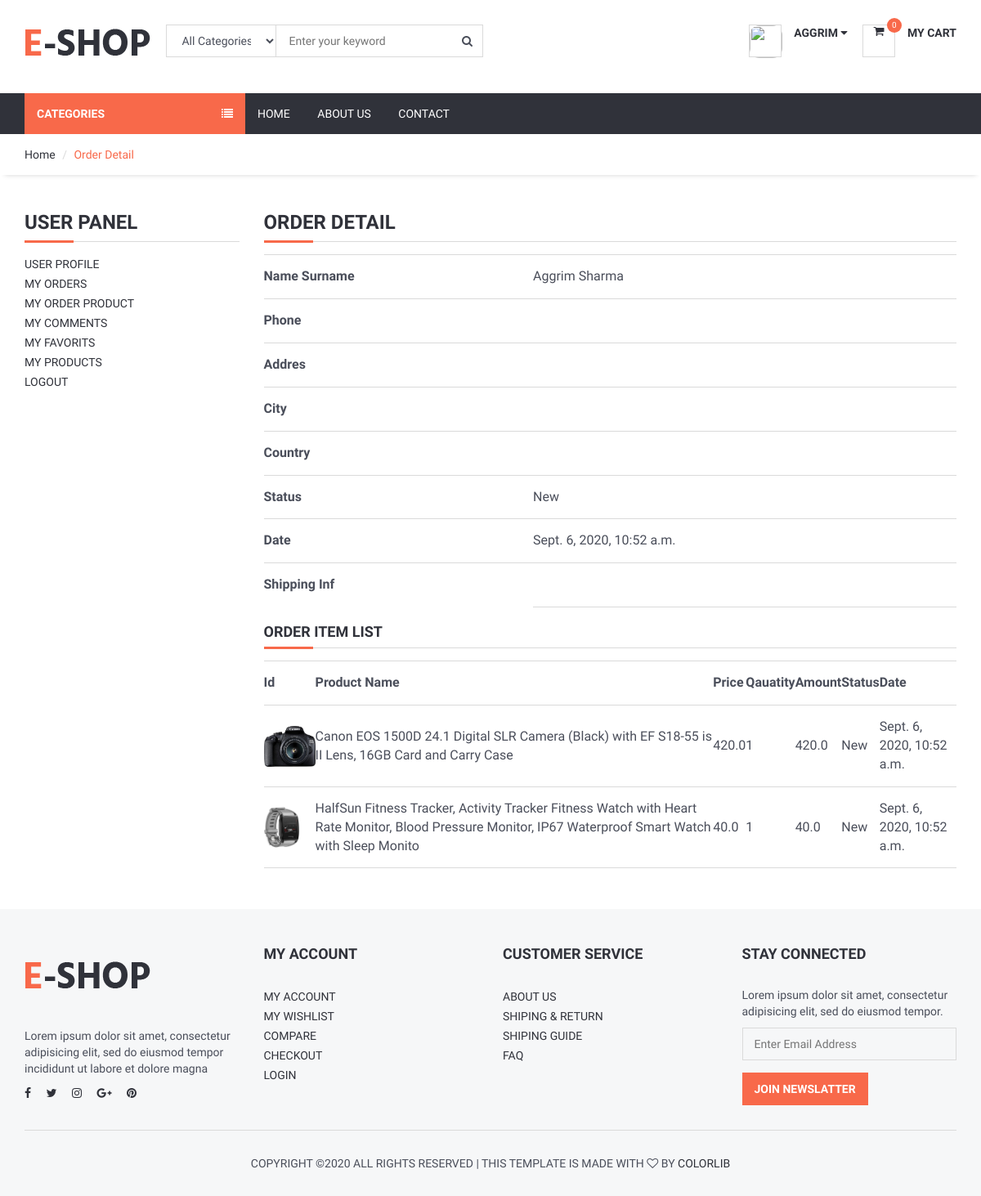
Page /user/orderdetail/1 (signed in) on the committed database.
### order/models.py (models this page shows, shortened)
class Order(models.Model):
    STATUS = (
        ('New', 'New'),
        ('Accepted', 'Accepted'),
        ('Preaparing', 'Preaparing'),
        ('OnShipping', 'OnShipping'),
        ('Completed', 'Completed'),
        ('Canceled', 'Canceled'),
    )
    user = models.ForeignKey(User, on_delete=models.SET_NULL, null=True)
    code = models.CharField(max_length=5, editable=False )
    first_name = models.CharField(max_length=10)
    last_name = models.CharField(max_length=10)
    phone = models.CharField(blank=True, max_length=20)
    address = models.CharField(blank=True, max_length=150)
    city = models.CharField(blank=True, max_length=20)
    country = models.CharField(blank=True, max_length=20)
    total = models.FloatField()
    status = models.CharField(max_length=10, choices=STATUS, default='New')
    ip = models.CharField(blank=True, max_length=20)
    adminnote = models.CharField(blank=True, max_length=100)
    create_at = models.DateTimeField(auto_now_add=True)
    update_at = models.DateTimeField(auto_now=True)

class OrderProduct(models.Model):
    STATUS = (
        ('New', 'New'),
        ('Accepted', 'Accepted'),
        ('Canceled', 'Canceled'),
    )
    order = models.ForeignKey(Order, on_delete=models.CASCADE)
    user = models.ForeignKey(User, on_delete=models.CASCADE)
    product = models.ForeignKey(Product, on_delete=models.CASCADE)
    variant = models.ForeignKey(Variants, on_delete=models.SET_NULL, blank=True, null=True)
    quantity = models.IntegerField()
    price = models.FloatField()
    amount = models.FloatField()
    status = models.CharField(max_length=10, choices=STATUS, default='New')
    create_at = models.DateTimeField(auto_now_add=True)
    update_at = models.DateTimeField(auto_now=True)

### product/models.py (models this page shows, shortened)
class Product(models.Model):
    STATUS = (
        ('True', 'True'),
        ('False', 'False'),
    )
    VARIANTS = (
        ('None', 'None'),
        ('Size', 'Size'),
        ('Color', 'Color'),
        ('Size-Color', 'Size-Color'),
    )
    category = models.ForeignKey(Category, on_delete=models.CASCADE)
    title = models.CharField(max_length=150)
    keywords = models.CharField(max_length=255)
    description = models.TextField(max_length=255)
    image = models.ImageField(upload_to='images/', null=False)
    price = models.DecimalField(max_digits=12, decimal_places=2, default=0)
    amount = models.IntegerField(default=0)
    minamount = models.IntegerField(default=3)
    variant = models.CharField(max_length=10, choices=VARIANTS, default='None')
    detail = RichTextUploadingField()
    slug = models.SlugField(null=False, unique=True)
    status = models.CharField(max_length=10, choices=STATUS)
    create_at = models.DateTimeField(auto_now_add=True)
    update_at = models.DateTimeField(auto_now=True)

### user/views.py (the view)
# urls.py: path('orderdetail/<int:id>', views.user_orderdetail, name='user_orderdetail'),
@login_required(login_url='/login')
def user_orderdetail(request,id):
    current_user = request.user
    order = Order.objects.get(user_id=current_user.id, id=id)
    orderitems = OrderProduct.objects.filter(order_id=id)
    context = {
        'order': order,
        'orderitems': orderitems,
    }
    return render(request, 'user_order_detail.html', context)

### home/templatetags/myapptags.py (called while the page is built)
@register.simple_tag
def shopcartcount(userid):
    count = ShopCart.objects.filter(user_id=userid).count()
    return count

### user/templates/user_order_detail.html (shortened to what this page needs)
{% extends 'homebase.html' %}
{% block sidebar %} {% include 'sidebar.html' %} {% endblock %}
{% block body %}
    <div id="breadcrumb">
        <div class="container">
            <ul class="breadcrumb">
                <li><a href="/">Home</a></li>
                <li class="active">Order Detail</li>
            </ul>
        </div>
    </div>
    <div class="section">
        <div class="container">
            <div class="row">
                <div class="col-md-3">
                    {% include "user_panel.html" %}
                </div>
                <div class="col-md-9">
                    <div class="order-summary clearfix">
                        <div class="section-title">
                            <h3 class="title">Order Detail</h3>
                        </div>
                        <table class="shopping-cart-table table">
                            <tr>
                                <th class="text-left">Name Surname</th>
                                <td class="text-left">{{ order.first_name}} {{ order.last_name }} </td>
                            </tr>
                            <tr>
                                <th class="text-left">Phone</th>
                                <td class="text-left">{{ order.phone}}</td>
                            </tr>
                            <tr>
                                <th class="text-left">Addres</th>
                                <td class="text-left">{{ order.address}}</td>
                            </tr>
                            <tr>
                                <th class="text-left">City</th>
                                <td class="text-left">{{ order.city}}</td>
                            </tr>
                            <tr>
                                <th class="text-left">Country</th>
                                <td class="text-left">{{ order.country}}</td>
                            </tr>
                            <tr>
                                <th class="text-left">Status</th>
                                <td class="text-left">{{ order.status}}</td>
                            </tr>
                            <tr>
                                <th class="text-left">Date</th>
                                <td class="text-left">{{ order.create_at}}</td>
                            </tr>
                            <th class="text-left">Shipping Inf</th>
                            <td class="text-left">{{ order.adminnote}}</td>
                        </table>
                        <div class="section-title">
                            <h4 class="title">Order Item List</h4>
                        </div>
                        <table class="shopping-cart-table table">
                            <tr>
                                <th class="text-left">Id </th>
                                <th class="text-left">Product Name </th>
                                <th class="text-left">Price </th>
                                <th class="text-left">Qauatity </th>
                                <th class="text-left">Amount </th>
                                <th class="text-left">Status </th>
                                <th class="text-left">Date </th>
                            </tr>
                            {% for rs in orderitems %}
                                <tr>
                                    <td class="text-left">
                                        <a href="/product/{{ rs.product_id }}/{{ rs.product.slug }}">
                                            {% if rs.variant.image_id > 0 %}
                                                <img src="{{rs.variant.image }}" alt="" style="height: 50px">
                                            {% else %}
                                                <img src="{{rs.product.image.url}}" alt="" style="height: 50px">
                                            {% endif %}
                                        </a>
                                    </td>
                                    <td class="text-left">{{ rs.product.title}} {{ rs.variant.size }}   {{ rs.variant.color }}</td>
                                    <td class="text-left">{{ rs.price}} </td>
                                    <td class="text-left">{{ rs.quantity}} </td>
                                    <td class="text-left">{{ rs.amount}} </td>
                                    <td class="text-left">{{ rs.status}} </td>
                                    <td class="text-left">{{ rs.create_at}} </td>
                                </tr>
                            {% endfor %}
                        </table>
                    </div>
                </div>
            </div>
        </div>
    </div>
{% endblock %}

### home/templates/header.html (shortened to what this page needs)
{% load static %}
{% load i18n %}
<header>
    <div id="header">
        <div class="container">
            <div class="pull-left">
                <div class="header-logo">
                    <a class="logo" href="{% url 'home' %}">
                        <img src="{% static '' %}img/logo.png" alt="">
                    </a>
                </div>
                <div class="header-search">
                    <form action="/search/" method="post" id="search-form">
                        <input id="query" name="query" class="input search-input" type="text" placeholder="Enter your keyword">
                        <select name="catid"  class="input search-categories">
                            <option value="0">All Categories</option>
                        </select>
                        <button type="submit" class="search-btn"><i class="fa fa-search"></i></button>
                    </form>
                </div>
            </div>
            <div class="pull-right" >
                <ul class="header-btns">
                    <li class="header-account dropdown default-dropdown">
                        {% if user.id is not None %}
                            <div class="dropdown-toggle" role="button" data-toggle="dropdown" aria-expanded="true">
                                <div class="header-btns-icon">
                                    <img src="{{ request.session.userimage }}" style="height: 40px; border-radius: 30%">
                                </div>
                                <strong class="text-uppercase">{{ user.first_name }} <i class="fa fa-caret-down"></i></strong>
                            </div>
                        {% else %}
                            <a href="{% url 'login' %}" class="text-uppercase">Login</a> / <a href="{% url 'signup' %}" class="text-uppercase">Sign Up</a>
                        {% endif %}
                    </li>
                    <li class="header-cart dropdown default-dropdown">
                        <a href="{% url 'shopcart'%}" >
                            <div class="header-btns-icon">
                                <i class="fa fa-shopping-cart"></i>
                                {% load myapptags %}
                                {% shopcartcount user.id as count %}
                                <span class="qty">{{ count }}</span>
                            </div>
                            <strong class="text-uppercase">My Cart</strong>
                            <br>
                        </a>
                    </li>
                </ul>
            </div>
        </div>
    </div>
</header>

### home/static/css/style.css (style rules this page uses)
body { font-family: 'Hind', sans-serif; color: #4A4E5A; overflow-x: hidden; }
h1, h2, h3, h4, h5, h6 { color: #30323A; margin: 0 0 10px; font-weight: 700; }
a { color: #30323A; -webkit-transition: 0.3s color; transition: 0.3s color; }
strong { color: #30323A; }
ul, ol { margin: 0; padding: 0; list-style: none }
.input { width: 100%; height: 40px; padding: 0px 15px; border: none; background-color: transparent; -webkit-box-shadow: 0px 0px 0px 1px #DADADA inset, 0px 0px 0px 5px transparent; box-shadow: 0px 0px 0px 1px #DADADA inset, 0px 0px 0px 5px transparent; -webkit-transition: 0.3s all; transition: 0.3s all; }
.section { padding-top: 30px; padding-bottom: 30px; }
.section-title { position: relative; margin-bottom: 15px; margin-top: 15px; border-bottom: 1px solid #DADADA; }
.section-title .title { display: inline-block; text-transform: uppercase; }
.section-title:after { content: ""; position: absolute; left: 0; bottom: -1.5px; height: 3px; width: 60px; background-color: #F8694A; }
#breadcrumb { -webkit-box-shadow: 0px 6px 6px -6px rgba(0, 0, 0, 0.175); box-shadow: 0px 6px 6px -6px rgba(0, 0, 0, 0.175); }
.breadcrumb { background-color: transparent; border: none; border-radius: 0px; padding: 15px 0px; margin: 0; }
.breadcrumb>.active { color: #F8694A; }
.breadcrumb>li+li:before { color: #DADADA; }
#header { padding-top: 15px; padding-bottom: 15px; }
.header-logo { display: inline-block; margin-right: 15px; }
.header-logo .logo>img { width: 100%; max-height: 70px; }
.header-search { display: inline-block; padding: 15px 0px; max-width: 400px; }
.header-search>form { position: relative; }
.header-search>form .search-input { padding-left: 150px; padding-right: 45px; }
.header-search>form .search-categories { position: absolute; left: 0px; top: 0px; width: 135px; }
.header-search>form .search-btn { position: absolute; top: 0px; right: 0px; width: 40px; height: 40px; background-color: transparent; border: none; }
.header-btns>li { display: inline-block; vertical-align: top; padding: 15px 0px; }
.header-btns>li+li { margin-left: 15px; }
.header-btns>li .header-btns-icon { position: relative; float: left; margin-right: 15px; width: 40px; height: 40px; line-height: 40px; text-align: center; color: #30323A; background-color: #FFF; border: 1px solid #DADADA; }
.header-btns .dropdown-toggle { display: block; cursor: pointer; }
.header-cart .header-btns-icon .qty { position: absolute; right: -9px; top: -9px; width: 18px; height: 18px; line-height: 18px; text-align: center; font-size: 10px; background: #F8694A; color: #FFF; border-radius: 50%; }
.shopping-cart-table>tbody>tr>td, .shopping-cart-table>tbody>tr>th, .shopping-cart-table>tfoot>tr>td, .shopping-cart-table>tfoot>tr>th, .shopping-cart-table>thead>tr>td, .shopping-cart-table>thead>tr>th { padding: 15px 0px; vertical-align: middle; border-top: 1px solid #DADADA; }
.shopping-cart-table>tbody>tr:last-child>td { border-bottom: 1px solid #DADADA; }

### rows in the picture
Order: first_name "Aggrim", last_name "Sharma", status "New", create_at "Sept. 6, 2020, 10:52 a.m."
OrderProduct: product.image (picture), product "Canon EOS 1500D 24.1 Digital SLR Camera (Black) with EF S18-55 is II Lens, 16GB Card and Carry Case", price "420.0", quantity "1", amount "420.0", status "New", create_at "Sept. 6, 2020, 10:52 a.m."
OrderProduct: product.image (picture), product "HalfSun Fitness Tracker, Activity Tracker Fitness Watch with Heart Rate Monitor, Blood Pressure Monitor, IP67 Waterproof Smart Watch with Sleep Monito", price "40.0", quantity "1", amount "40.0", status "New", create_at "Sept. 6, 2020, 10:52 a.m."

### other values in the picture
{{ user.first_name }} "AGGRIM"
{{ count }} "0"
